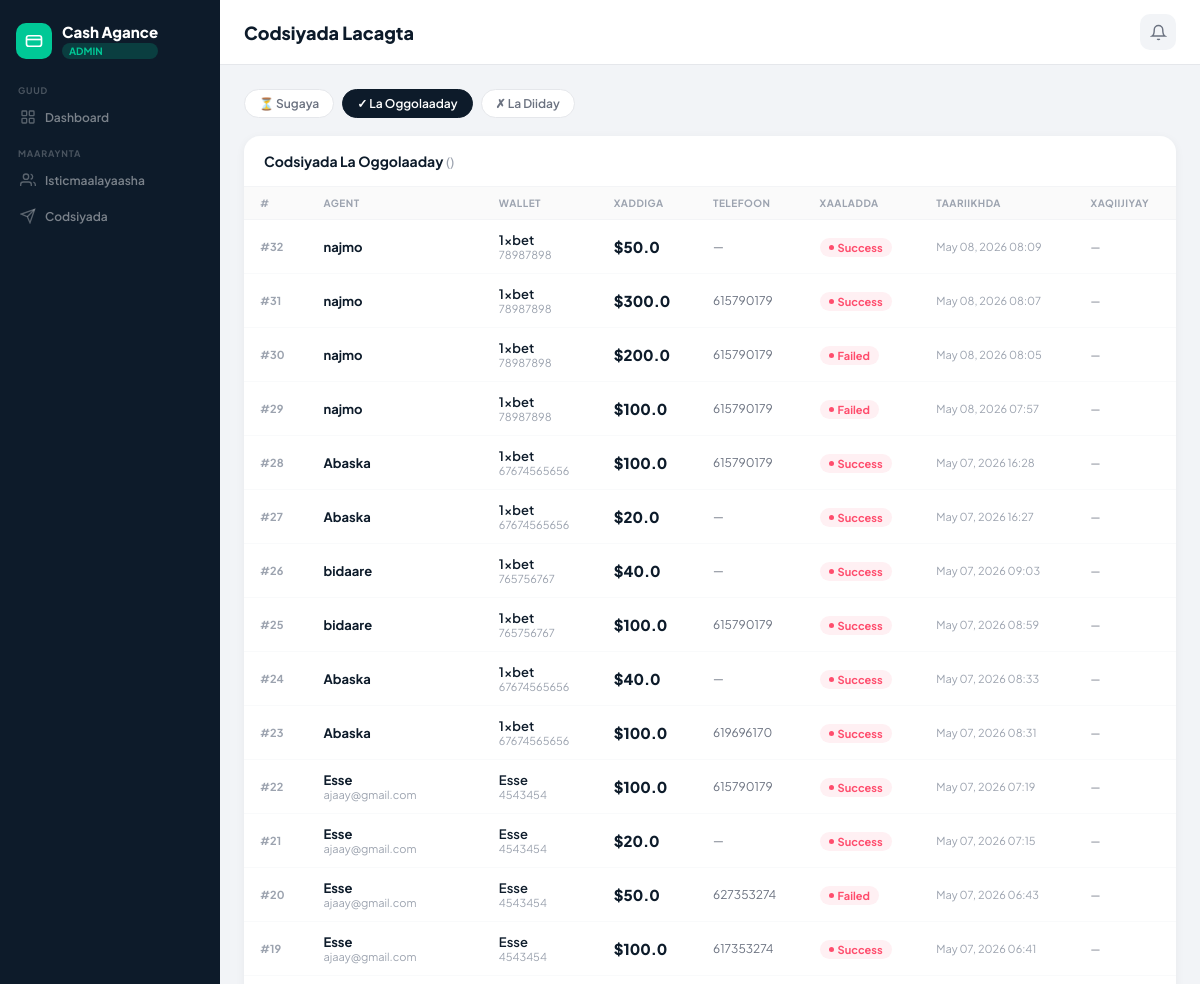
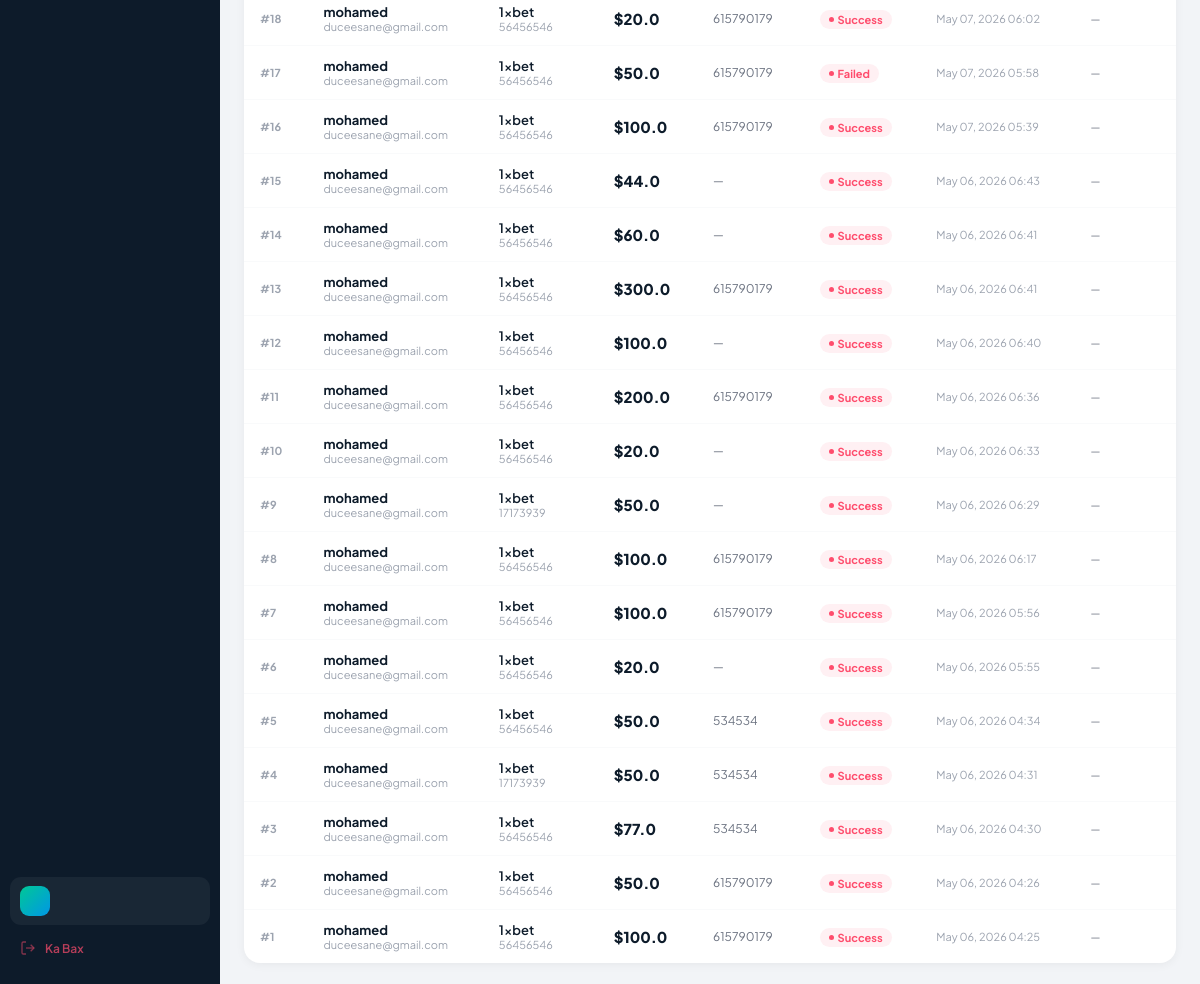
The app's page /codsiyada/?status=approved with its own data (2 pictures, top to bottom).
### dashboard/models.py (models this page shows, shortened)
class Transaction(models.Model):
    TXN_TYPES = [('deposit', 'Deposit'), ('payout', 'Payout')]
    STATUS    = [('success', 'Success'), ('pending', 'Pending'), ('failed', 'Failed')]
    agent = models.ForeignKey(User,on_delete=models.CASCADE)
    wallet     = models.ForeignKey(Wallet, on_delete=models.CASCADE, related_name='transactions')
    phone = models.IntegerField(null=True)
    amount = models.FloatField()
    txn_type   = models.CharField(max_length=10, choices=TXN_TYPES)
    type_money = models.CharField(max_length=40)
    status     = models.CharField(max_length=10, choices=STATUS, default='pending')
    created_at = models.DateTimeField(auto_now_add=True)
    class Meta:
        ordering = ['-created_at']
        verbose_name = 'Transaction'
        verbose_name_plural = 'Transactions'

class Wallet(models.Model):
    agent        = models.ForeignKey(User, on_delete=models.CASCADE, related_name='wallets')
    name         = models.CharField(max_length=100)
    logo         = models.CharField(max_length=10, default='WL')
    location     = models.CharField(max_length=200)
    epos_id      = models.CharField(max_length=50, unique=True)
    balance      = models.DecimalField(max_digits=12, decimal_places=2, default=0)
    block_amount = models.DecimalField(max_digits=12, decimal_places=2, default=0)
    commission   = models.DecimalField(max_digits=12, decimal_places=2, default=0)
    dep_rate     = models.DecimalField(max_digits=5, decimal_places=2, default=5.0)
    with_rate    = models.DecimalField(max_digits=5, decimal_places=2, default=2.0)
    is_active    = models.BooleanField(default=True)
    created_at   = models.DateTimeField(default=timezone.now)
    class Meta:
        ordering = ['-created_at']
        verbose_name = 'Wallet'
        verbose_name_plural = 'Wallets'

### dashboard/views.py (the view)
# urls.py: path("codsiyada/",views.tapupp_request,name="codsiyada")
def tapupp_request(request):
    status_filter = request.GET.get('status', 'pending')
    requests = Transaction.objects.all()
    if status_filter in ("pending",'success','failed'):
        requests = requests.filter(status=status_filter)
    context = {
        "transactions":requests,
        "status_filter":status_filter
    }
    return render(request,"admin/requests.html",context)

### templates/admin/requests.html (shortened to what this page needs)
{% extends "admin/base_admin.html" %}
{% block page_title %}Codsiyada Lacagta{% endblock %}
{% block content %}
<div style="display:flex;gap:8px;margin-bottom:18px;flex-wrap:wrap;">
  <a href="?status=pending"
     class="filter-chip {% if status_filter == 'pending' %}on{% endif %}">
    ⏳ Sugaya
  </a>
  <a href="?status=approved"
     class="filter-chip {% if status_filter == 'approved' %}on{% endif %}">
    ✓ La Oggolaaday
  </a>
  <a href="?status=failed"
     class="filter-chip {% if status_filter == 'failed' %}on{% endif %}">
    ✗ La Diiday
  </a>
</div>
<div class="tcard">
  <div class="tcard-header">
    <span class="tcard-title">
      {% if status_filter == 'pending' %}Codsiyada Sugaya
      {% elif status_filter == 'approved' %}Codsiyada La Oggolaaday
      {% else %}Codsiyada La Diiday{% endif %}
      <span style="color:#9ca3af;font-weight:500;font-size:13px;">({{ requests.count }})</span>
    </span>
  </div>
  {% if transactions %}
  <div class="twrap">
    <table>
      <thead>
        <tr>
          <th>#</th>
          <th>Agent</th>
          <th>Wallet</th>
          <th>Xaddiga</th>
          <th>Telefoon</th>
          <th>Xaaladda</th>
          <th>Taariikhda</th>
          {% if status_filter != 'pending' %}<th>Xaqiijiyay</th>{% endif %}
        </tr>
      </thead>
      <tbody>
        {% for req in transactions %}
        <tr>
          <td style="color:#9ca3af;font-size:11px;font-weight:700;">#{{ req.pk }}</td>
          <td>
            <div style="font-weight:700;">{{ req.agent.first_name|default:req.agent.username }}</div>
            <div style="font-size:11px;color:#9ca3af;">{{ req.agent.email }}</div>
          </td>
          <td>
            <div style="font-weight:600;">{{ req.wallet.name }}</div>
            <div style="font-size:11px;color:#9ca3af;">{{ req.wallet.epos_id }}</div>
          </td>
          <td style="font-size:15px;font-weight:800;color:#0d1b2a;">${{ req.amount }}</td>
          <td style="color:#6b7280;font-size:12px;">{{ req.phone|default:"—" }}</td>
          <td>
            <span class="bdg
              {% if req.status == 'pending' %}bdg-pending
              {% elif req.status == 'approved' %}bdg-approved
              {% else %}bdg-rejected{% endif %}">
              <span class="bdg-dot" style="background:
                {% if req.status == 'pending' %}#3b82f6
                {% elif req.status == 'approved' %}#059669
                {% else %}#ff4d6d{% endif %};"></span>
              {{ req.get_status_display }}
            </span>
          </td>
          <td style="font-size:11px;color:#9ca3af;">{{ req.created_at|date:"M d, Y H:i" }}</td>
          {% if status_filter != 'pending' %}
          <td style="font-size:11px;color:#6b7280;">
            {% if req.reviewed_by %}
              {{ req.reviewed_by.get_full_name|default:req.reviewed_by.username }}<br>
              <span style="color:#9ca3af;">{{ req.reviewed_at|date:"M d, H:i" }}</span>
            {% else %}—{% endif %}
          </td>
          {% endif %}
        </tr>
        {% endfor %}
      </tbody>
    </table>
  </div>
  {% endif %}
</div>
{% endblock %}

### templates/admin/base_admin.html (style rules this page uses)
*,*::before,*::after { box-sizing:border-box;margin:0;padding:0; }
html,body { height:100%;font-family:'Plus Jakarta Sans',sans-serif;background:#f2f4f7; }
.tcard { background:white;border-radius:16px;box-shadow:0 2px 10px rgba(0,0,0,.05);overflow:hidden; }
.tcard-header { display:flex;align-items:center;justify-content:space-between;padding:16px 20px;border-bottom:1px solid #f3f4f6; }
.tcard-title { font-size:14px;font-weight:700;color:#0d1b2a; }
.twrap { overflow-x:auto; }
table { width:100%;border-collapse:collapse; }
thead th { text-align:left;font-size:10px;font-weight:700;color:#9ca3af;text-transform:uppercase;letter-spacing:.5px;padding:10px 16px;background:#fafafa;border-bottom:1px solid #f3f4f6; }
tbody td { padding:12px 16px;font-size:13px;color:#0d1b2a;border-bottom:1px solid #f9fafb;vertical-align:middle; }
tbody tr:last-child td { border-bottom:none; }
.bdg { display:inline-flex;align-items:center;gap:4px;padding:3px 9px;border-radius:20px;font-size:11px;font-weight:700; }
.bdg-rejected { background:#fff0f3;color:#ff4d6d; }
.bdg-dot { width:5px;height:5px;border-radius:50%; }
.filter-chip { padding:6px 14px;border-radius:20px;font-size:12px;font-weight:600;cursor:pointer;text-decoration:none;border:1.5px solid #e5e7eb;background:white;color:#6b7280; }
.filter-chip.on { background:#0d1b2a;color:white;border-color:#0d1b2a; }

### records on screen
Transaction: pk "32", agent.first_name "najmo", wallet.name "1xbet", wallet.epos_id "78987898", amount "50.0", phone "—", status "Success", created_at "May 08, 2026 08:09"
Transaction: pk "31", agent.first_name "najmo", wallet.name "1xbet", wallet.epos_id "78987898", amount "300.0", phone "615790179", status "Success", created_at "May 08, 2026 08:07"
Transaction: pk "30", agent.first_name "najmo", wallet.name "1xbet", wallet.epos_id "78987898", amount "200.0", phone "615790179", status "Failed", created_at "May 08, 2026 08:05"
Transaction: pk "29", agent.first_name "najmo", wallet.name "1xbet", wallet.epos_id "78987898", amount "100.0", phone "615790179", status "Failed", created_at "May 08, 2026 07:57"
Transaction: pk "28", agent.first_name "Abaska", wallet.name "1xbet", wallet.epos_id "67674565656", amount "100.0", phone "615790179", status "Success", created_at "May 07, 2026 16:28"
Transaction: pk "27", agent.first_name "Abaska", wallet.name "1xbet", wallet.epos_id "67674565656", amount "20.0", phone "—", status "Success", created_at "May 07, 2026 16:27"
Transaction: pk "26", agent.first_name "bidaare", wallet.name "1xbet", wallet.epos_id "765756767", amount "40.0", phone "—", status "Success", created_at "May 07, 2026 09:03"
Transaction: pk "25", agent.first_name "bidaare", wallet.name "1xbet", wallet.epos_id "765756767", amount "100.0", phone "615790179", status "Success", created_at "May 07, 2026 08:59"
Transaction: pk "24", agent.first_name "Abaska", wallet.name "1xbet", wallet.epos_id "67674565656", amount "40.0", phone "—", status "Success", created_at "May 07, 2026 08:33"
Transaction: pk "23", agent.first_name "Abaska", wallet.name "1xbet", wallet.epos_id "67674565656", amount "100.0", phone "619696170", status "Success", created_at "May 07, 2026 08:31"
Transaction: pk "22", agent.first_name "Esse", agent.email "ajaay@gmail.com", wallet.name "Esse", wallet.epos_id "4543454", amount "100.0", phone "615790179", status "Success", created_at "May 07, 2026 07:19"
Transaction: pk "21", agent.first_name "Esse", agent.email "ajaay@gmail.com", wallet.name "Esse", wallet.epos_id "4543454", amount "20.0", phone "—", status "Success", created_at "May 07, 2026 07:15"
Transaction: pk "20", agent.first_name "Esse", agent.email "ajaay@gmail.com", wallet.name "Esse", wallet.epos_id "4543454", amount "50.0", phone "627353274", status "Failed", created_at "May 07, 2026 06:43"
Transaction: pk "19", agent.first_name "Esse", agent.email "ajaay@gmail.com", wallet.name "Esse", wallet.epos_id "4543454", amount "100.0", phone "617353274", status "Success", created_at "May 07, 2026 06:41"
Transaction: pk "18", agent.first_name "mohamed", agent.email "duceesane@gmail.com", wallet.name "1xbet", wallet.epos_id "56456546", amount "20.0", phone "615790179", status "Success", created_at "May 07, 2026 06:02"
Transaction: pk "17", agent.first_name "mohamed", agent.email "duceesane@gmail.com", wallet.name "1xbet", wallet.epos_id "56456546", amount "50.0", phone "615790179", status "Failed", created_at "May 07, 2026 05:58"
Transaction: pk "16", agent.first_name "mohamed", agent.email "duceesane@gmail.com", wallet.name "1xbet", wallet.epos_id "56456546", amount "100.0", phone "615790179", status "Success", created_at "May 07, 2026 05:39"
Transaction: pk "15", agent.first_name "mohamed", agent.email "duceesane@gmail.com", wallet.name "1xbet", wallet.epos_id "56456546", amount "44.0", phone "—", status "Success", created_at "May 06, 2026 06:43"
Transaction: pk "14", agent.first_name "mohamed", agent.email "duceesane@gmail.com", wallet.name "1xbet", wallet.epos_id "56456546", amount "60.0", phone "—", status "Success", created_at "May 06, 2026 06:41"
Transaction: pk "13", agent.first_name "mohamed", agent.email "duceesane@gmail.com", wallet.name "1xbet", wallet.epos_id "56456546", amount "300.0", phone "615790179", status "Success", created_at "May 06, 2026 06:41"
Transaction: pk "12", agent.first_name "mohamed", agent.email "duceesane@gmail.com", wallet.name "1xbet", wallet.epos_id "56456546", amount "100.0", phone "—", status "Success", created_at "May 06, 2026 06:40"
Transaction: pk "11", agent.first_name "mohamed", agent.email "duceesane@gmail.com", wallet.name "1xbet", wallet.epos_id "56456546", amount "200.0", phone "615790179", status "Success", created_at "May 06, 2026 06:36"
Transaction: pk "10", agent.first_name "mohamed", agent.email "duceesane@gmail.com", wallet.name "1xbet", wallet.epos_id "56456546", amount "20.0", phone "—", status "Success", created_at "May 06, 2026 06:33"
Transaction: pk "9", agent.first_name "mohamed", agent.email "duceesane@gmail.com", wallet.name "1xbet", wallet.epos_id "17173939", amount "50.0", phone "—", status "Success", created_at "May 06, 2026 06:29"
Transaction: pk "8", agent.first_name "mohamed", agent.email "duceesane@gmail.com", wallet.name "1xbet", wallet.epos_id "56456546", amount "100.0", phone "615790179", status "Success", created_at "May 06, 2026 06:17"
Transaction: pk "7", agent.first_name "mohamed", agent.email "duceesane@gmail.com", wallet.name "1xbet", wallet.epos_id "56456546", amount "100.0", phone "615790179", status "Success", created_at "May 06, 2026 05:56"
Transaction: pk "6", agent.first_name "mohamed", agent.email "duceesane@gmail.com", wallet.name "1xbet", wallet.epos_id "56456546", amount "20.0", phone "—", status "Success", created_at "May 06, 2026 05:55"
Transaction: pk "5", agent.first_name "mohamed", agent.email "duceesane@gmail.com", wallet.name "1xbet", wallet.epos_id "56456546", amount "50.0", phone "534534", status "Success", created_at "May 06, 2026 04:34"
Transaction: pk "4", agent.first_name "mohamed", agent.email "duceesane@gmail.com", wallet.name "1xbet", wallet.epos_id "17173939", amount "50.0", phone "534534", status "Success", created_at "May 06, 2026 04:31"
Transaction: pk "3", agent.first_name "mohamed", agent.email "duceesane@gmail.com", wallet.name "1xbet", wallet.epos_id "56456546", amount "77.0", phone "534534", status "Success", created_at "May 06, 2026 04:30"
Transaction: pk "2", agent.first_name "mohamed", agent.email "duceesane@gmail.com", wallet.name "1xbet", wallet.epos_id "56456546", amount "50.0", phone "615790179", status "Success", created_at "May 06, 2026 04:26"
Transaction: pk "1", agent.first_name "mohamed", agent.email "duceesane@gmail.com", wallet.name "1xbet", wallet.epos_id "56456546", amount "100.0", phone "615790179", status "Success", created_at "May 06, 2026 04:25"
